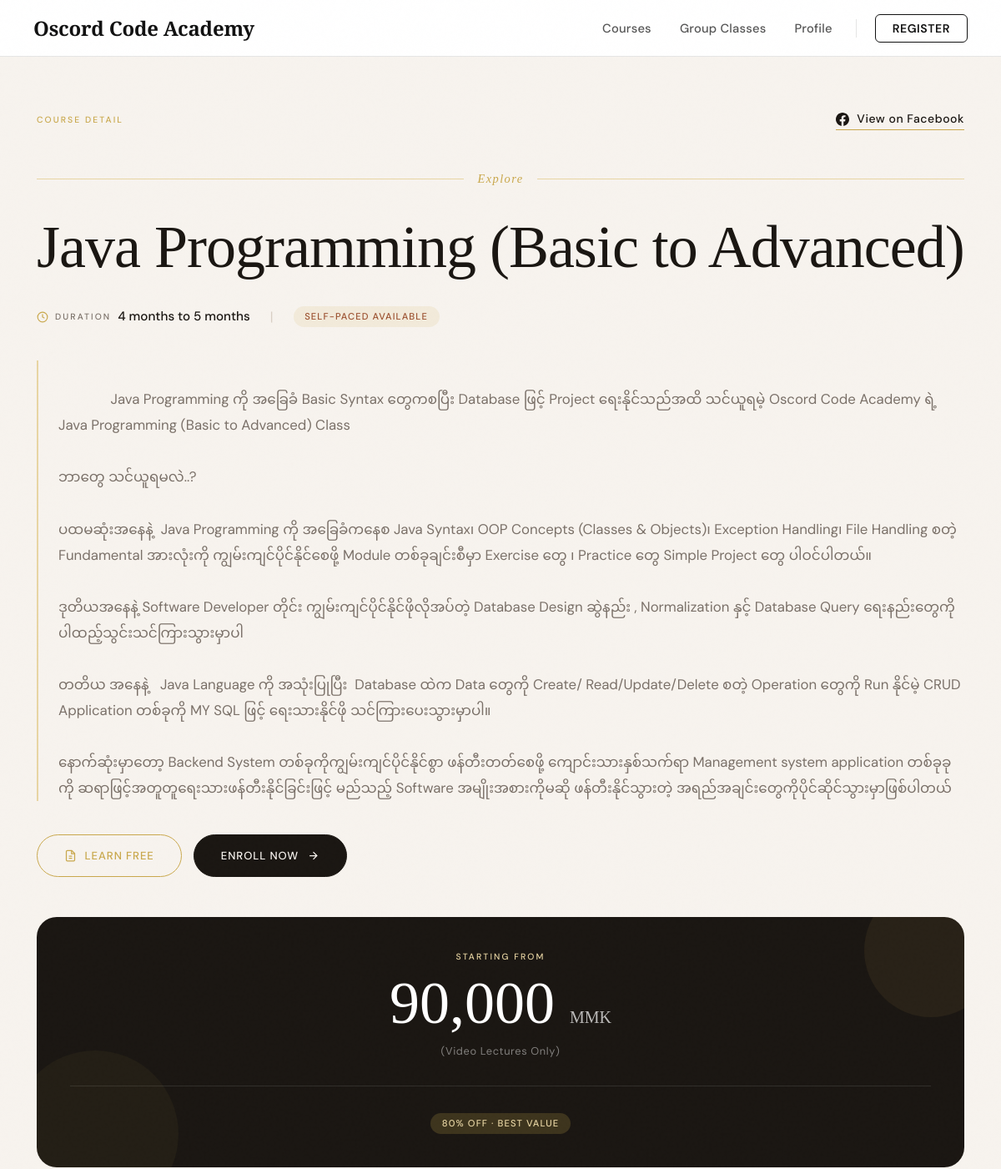
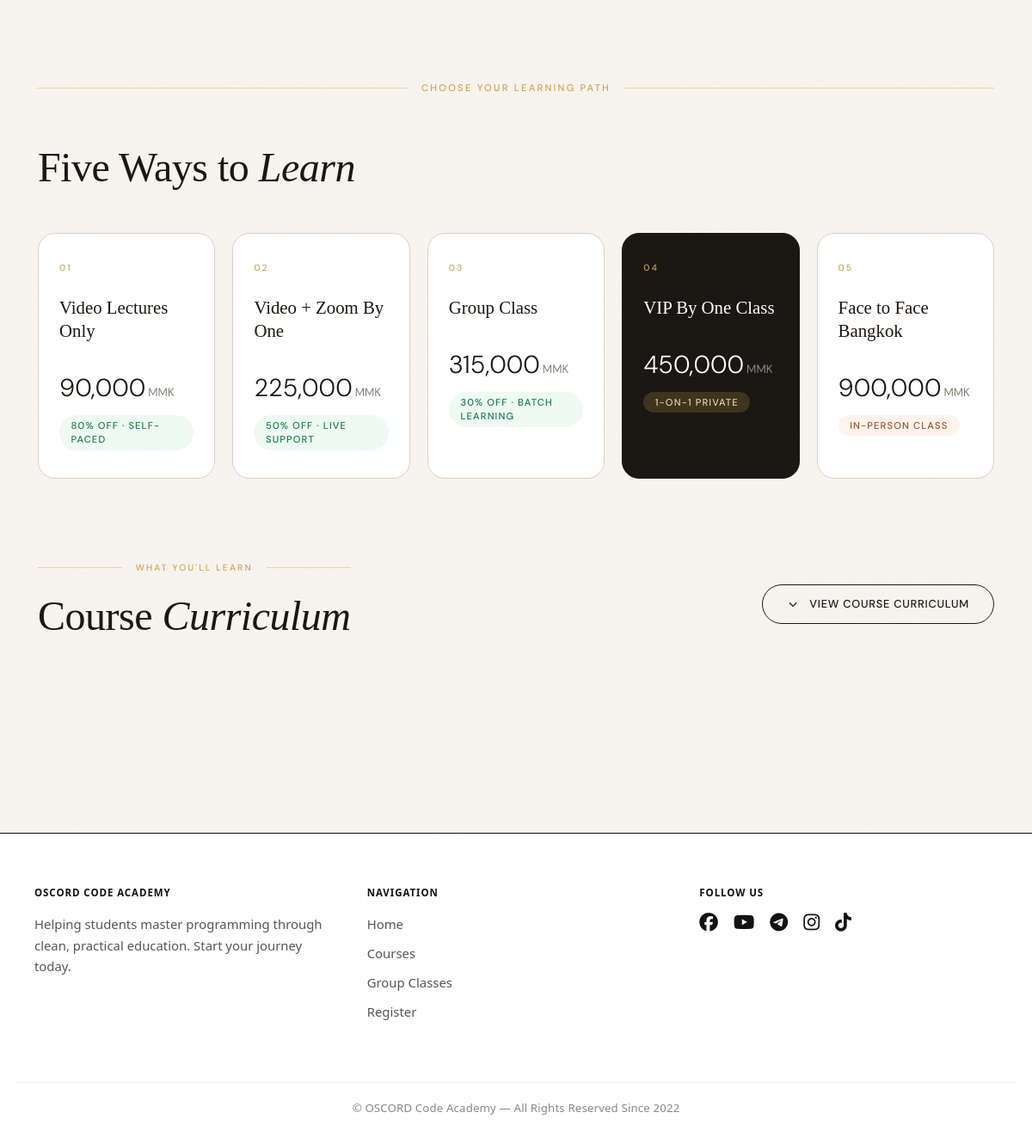
Screenshot of /specificCourse.php?courseID=27 with the database file from the repository (2 pictures, top to bottom).
### tables this page shows
CREATE TABLE `course` (
  `id` int(11) NOT NULL,
  `name` varchar(100) NOT NULL,
  `fee` double NOT NULL,
  `period` varchar(100) NOT NULL,
  `fbLink` varchar(500) NOT NULL,
  `description` longtext NOT NULL,
  `sort` int(11) NOT NULL,
  `photoID` int(11) DEFAULT NULL
);

### specificCourse.php (the view, shortened to what this page needs)
<?php
include './nav.php';
$courseID = isset($_GET['courseID']) ? (int)$_GET['courseID'] : 0;
$course = null;
$isLoggedIn   = isset($_SESSION['accountID']);
$isEnrolled   = false;
$isApproved   = false;
if ($courseID > 0) {
    $conn = $GLOBALS['conn'] ?? null;
    if ($conn) {
        $res = mysqli_query($conn, "SELECT * FROM course WHERE id = $courseID LIMIT 1");
        if ($res && mysqli_num_rows($res) > 0) {
            $course = mysqli_fetch_assoc($res);
        }
    }
}
?>
<script src="https://cdn.tailwindcss.com"></script>
<div style="background:var(--cream); min-height:100vh; padding-bottom: 6rem;">
  <div style="max-width: 1160px; margin: 0 auto; padding: 4rem 1.5rem 0;">
    <?php if ($course): ?>
      <div class="fade-up">
        <div style="display:flex; align-items:center; justify-content:space-between; flex-wrap:wrap; gap:1rem; margin-bottom:3rem;">
          <span class="section-label">Course Detail</span>
          <?php if (!empty($course['fbLink'])): ?>
          <a href="<?= htmlspecialchars($course['fbLink']) ?>" target="_blank" class="fb-link">
            View on Facebook
          </a>
          <?php endif; ?>
        </div>
        <div style="display:grid; grid-template-columns:1fr; gap:3rem; align-items:start;">
          <div>
            <div class="ornament" style="margin-bottom:2rem;">
              <span class="font-display" style="font-size:0.9rem; letter-spacing:0.1em; color:var(--gold); font-style:italic;">Explore</span>
            </div>
            <h1 class="font-display" style="font-size:clamp(2.8rem,6vw,5rem); font-weight:300; line-height:1.08; letter-spacing:-1px; color:var(--ink); margin:0 0 2rem;">
              <?= htmlspecialchars($course['name']) ?>
            </h1>
            <div style="display:flex; align-items:center; gap:1.5rem; margin-bottom:2.5rem; flex-wrap:wrap;">
              <div style="display:flex; align-items:center; gap:0.5rem;">
                <svg width="14" height="14" viewBox="0 0 24 24" fill="none" stroke="var(--gold)" stroke-width="2"><circle cx="12" cy="12" r="10"/><path d="M12 6v6l4 2"/></svg>
                <span class="section-label" style="color:var(--muted);">Duration</span>
                <span style="font-size:0.95rem; font-weight:500; color:var(--ink);"><?= htmlspecialchars($course['period']) ?></span>
              </div>
              <span style="color:var(--border);">|</span>
              <span class="pill" style="background:rgba(201,168,76,0.12); color:var(--rust);">Self-paced Available</span>
            </div>
            <div class="fade-up-2" style="font-size:1.05rem; line-height:1.85; color:var(--muted); max-width:none; white-space:pre-wrap; word-break:break-word; overflow:visible; border-left:2px solid var(--gold-light); padding-left:1.5rem;">
              <?= nl2br(htmlspecialchars($course['description'])) ?>
            </div>
            <div class="cta-group fade-up-3">
              <a href="moduleFree.php?courseID=<?= $courseID ?>" class="btn-base btn-free">
                <svg width="15" height="15" viewBox="0 0 24 24" fill="none" stroke="currentColor" stroke-width="2">
                  <path d="M14.5 2H6a2 2 0 0 0-2 2v16a2 2 0 0 0 2 2h12a2 2 0 0 0 2-2V7.5L14.5 2z"/>
                  <polyline points="14 2 14 8 20 8"/>
                  <line x1="9" y1="13" x2="15" y2="13"/>
                  <line x1="9" y1="17" x2="15" y2="17"/>
                </svg>
                Learn Free
              </a>
              <?php if ($isApproved): ?>
                <a href="moduleNotFree.php?courseID=<?= $courseID ?>" class="btn-base btn-continue">
                  <svg width="15" height="15" viewBox="0 0 24 24" fill="none" stroke="currentColor" stroke-width="2">
                    <polygon points="5 3 19 12 5 21 5 3"/>
                  </svg>
                  Continue Learning
                </a>
              <?php else: ?>
                <?php if ($isLoggedIn): ?>
                  <a href="enrollCourse.php?courseID=<?= $courseID ?>" class="btn-base btn-enroll">
                    Enroll Now
                    <svg width="15" height="15" viewBox="0 0 24 24" fill="none" stroke="currentColor" stroke-width="2">
                      <path d="M5 12h14M12 5l7 7-7 7"/>
                    </svg>
                  </a>
                <?php else: ?>
                  <button class="btn-base btn-enroll" onclick="showModal()">
                    Enroll Now
                    <svg width="15" height="15" viewBox="0 0 24 24" fill="none" stroke="currentColor" stroke-width="2">
                      <path d="M5 12h14M12 5l7 7-7 7"/>
                    </svg>
                  </button>
                <?php endif; ?>
              <?php endif; ?>
            </div>
          </div>
          <div class="price-sticky fade-up-3">
            <div style="background:var(--ink); border-radius:24px; padding:2.5rem; color:#fff; text-align:center; position:relative; overflow:hidden;">
              <div style="position:absolute;top:-40px;right:-40px;width:160px;height:160px;border-radius:50%;background:rgba(201,168,76,0.08);"></div>
              <div style="position:absolute;bottom:-60px;left:-30px;width:200px;height:200px;border-radius:50%;background:rgba(201,168,76,0.05);"></div>
              <p class="section-label" style="color:var(--gold-light); margin-bottom:0.75rem;">Starting From</p>
              <p class="font-display" style="font-size:clamp(3rem,7vw,4.5rem); font-weight:300; line-height:1; margin:0; color:#fff;">
                <?= number_format($course['fee'] * 0.2) ?>
                <span style="font-size:1.25rem; opacity:0.7;"> MMK</span>
              </p>
              <p style="font-size:0.8rem; color:rgba(255,255,255,0.45); margin-top:0.75rem; letter-spacing:0.05em;">(Video Lectures Only)</p>
              <div style="margin-top:2rem; padding-top:2rem; border-top:1px solid rgba(255,255,255,0.1);">
                <span class="pill" style="background:rgba(201,168,76,0.2); color:var(--gold-light);">80% OFF · Best Value</span>
              </div>
            </div>
          </div>
        </div>
      </div>
      <div class="fade-up-3" style="margin-top:6rem;">
        <div class="ornament" style="margin-bottom:3rem;">
          <span class="section-label" style="font-size:0.7rem;">Choose Your Learning Path</span>
        </div>
        <h2 class="font-display" style="font-size:clamp(2rem,4vw,3rem); font-weight:300; letter-spacing:-0.5px; margin:0 0 2.5rem; color:var(--ink);">
          Five Ways to <em>Learn</em>
        </h2>
        <div style="display:grid; grid-template-columns:repeat(auto-fill, minmax(200px, 1fr)); gap:1.25rem;">
          <div class="path-card">
            <p class="section-label" style="margin-bottom:1.5rem;">01</p>
            <h3 style="font-family:'Cormorant Garamond',serif; font-size:1.3rem; font-weight:400; line-height:1.3; margin:0 0 2rem; color:var(--ink);">Video Lectures Only</h3>
            <p style="font-size:1.8rem; font-weight:300; color:var(--ink); margin:0;"><?= number_format($course['fee'] * 0.2) ?><span style="font-size:0.85rem; margin-left:3px; color:var(--muted);">MMK</span></p>
            <span class="pill" style="margin-top:0.6rem; background:#EEFAF3; color:#1A7A46;">80% OFF · Self-paced</span>
          </div>
          <div class="path-card">
            <p class="section-label" style="margin-bottom:1.5rem;">02</p>
            <h3 style="font-family:'Cormorant Garamond',serif; font-size:1.3rem; font-weight:400; line-height:1.3; margin:0 0 2rem; color:var(--ink);">Video + Zoom By One</h3>
            <p style="font-size:1.8rem; font-weight:300; color:var(--ink); margin:0;"><?= number_format($course['fee'] * 0.5) ?><span style="font-size:0.85rem; margin-left:3px; color:var(--muted);">MMK</span></p>
            <span class="pill" style="margin-top:0.6rem; background:#EEFAF3; color:#1A7A46;">50% OFF · Live support</span>
          </div>
          <div class="path-card">
            <p class="section-label" style="margin-bottom:1.5rem;">03</p>
            <h3 style="font-family:'Cormorant Garamond',serif; font-size:1.3rem; font-weight:400; line-height:1.3; margin:0 0 2rem; color:var(--ink);">Group Class</h3>
            <p style="font-size:1.8rem; font-weight:300; color:var(--ink); margin:0;"><?= number_format($course['fee'] * 0.7) ?><span style="font-size:0.85rem; margin-left:3px; color:var(--muted);">MMK</span></p>
            <span class="pill" style="margin-top:0.6rem; background:#EEFAF3; color:#1A7A46;">30% OFF · Batch learning</span>
          </div>
          <div class="path-card featured">
            <p class="section-label" style="margin-bottom:1.5rem; color:var(--gold);">04</p>
            <h3 style="font-family:'Cormorant Garamond',serif; font-size:1.3rem; font-weight:400; line-height:1.3; margin:0 0 2rem; color:#fff;">VIP By One Class</h3>
            <p style="font-size:1.8rem; font-weight:300; color:#fff; margin:0;"><?= number_format($course['fee']) ?><span style="font-size:0.85rem; margin-left:3px; color:rgba(255,255,255,0.55);">MMK</span></p>
            <span class="pill" style="margin-top:0.6rem; background:rgba(201,168,76,0.2); color:var(--gold-light);">1-on-1 private</span>
          </div>
          <div class="path-card">
            <p class="section-label" style="margin-bottom:1.5rem;">05</p>
            <h3 style="font-family:'Cormorant Garamond',serif; font-size:1.3rem; font-weight:400; line-height:1.3; margin:0 0 2rem; color:var(--ink);">Face to Face Bangkok</h3>
            <p style="font-size:1.8rem; font-weight:300; color:var(--ink); margin:0;"><?= number_format($course['fee'] * 2) ?><span style="font-size:0.85rem; margin-left:3px; color:var(--muted);">MMK</span></p>
            <span class="pill" style="margin-top:0.6rem; background:#FFF4ED; color:var(--rust);">In-person class</span>
          </div>
        </div>
      </div>
      <div class="fade-up-4" style="margin-top:6rem;">
        <div style="display:flex; align-items:center; justify-content:space-between; flex-wrap:wrap; gap:1.5rem; margin-bottom:2.5rem;">
          <div>
            <div class="ornament" style="justify-content:flex-start; margin-bottom:0.75rem;">
              <span class="section-label">What You'll Learn</span>
            </div>
            <h2 class="font-display" style="font-size:clamp(2rem,4vw,3rem); font-weight:300; letter-spacing:-0.5px; margin:0; color:var(--ink);">
              Course <em>Curriculum</em>
            </h2>
          </div>
          <button onclick="toggleCurriculum()" id="curriculum-btn">
            <svg id="curriculum-icon" width="14" height="14" viewBox="0 0 24 24" fill="none" stroke="currentColor" stroke-width="2"><path d="M19 9l-7 7-7-7"/></svg>
            <span id="curriculum-label">View Course Curriculum</span>
          </button>
        </div>
      </div>
    <?php endif; ?>
  </div>
</div>
<?php include 'footer.php'; ?>

### specificCourse.php (style rules this page uses)
.font-display { font-family: 'Cormorant Garamond', serif; }
.fade-up { animation: fadeUp 0.8s cubic-bezier(0.22,1,0.36,1) both; }
.fade-up-2 { animation: fadeUp 0.8s 0.15s cubic-bezier(0.22,1,0.36,1) both; }
.fade-up-3 { animation: fadeUp 0.8s 0.3s cubic-bezier(0.22,1,0.36,1) both; }
.fade-up-4 { animation: fadeUp 0.8s 0.45s cubic-bezier(0.22,1,0.36,1) both; }
.btn-base { display: inline-flex; align-items: center; justify-content: center; gap: 0.6rem; padding: 0.9rem 2rem; border-radius: 999px; font-size: 0.82rem; font-weight: 500; letter-spacing: 0.07em; text-transform: uppercase; text-decoration: none; cursor: pointer; border: none; font-family: 'DM Sans', sans-serif; transition: all 0.28s cubic-bezier(0.22,1,0.36,1); }
.btn-free { background: transparent; color: var(--gold); border: 1.5px solid var(--gold); }
.btn-free svg { transition: transform 0.25s; }
.btn-enroll { background: var(--ink); color: var(--cream); border: 1.5px solid var(--ink); }
.btn-enroll svg { transition: transform 0.25s; }
.cta-group { display: flex; align-items: center; gap: 0.875rem; flex-wrap: wrap; margin-top: 2.5rem; }
.path-card { background: #fff; border: 1px solid var(--border); border-radius: 20px; padding: 2rem 1.5rem; transition: all 0.35s cubic-bezier(0.22,1,0.36,1); position: relative; overflow: hidden; }
.path-card::before { content: ''; position: absolute; inset: 0; background: linear-gradient(135deg, transparent 60%, rgba(201,168,76,0.06) 100%); opacity: 0; transition: opacity 0.35s; }
.path-card.featured { background: var(--ink); border-color: var(--ink); color: #fff; }
.ornament { display: flex; align-items: center; gap: 1rem; color: var(--gold); }
.ornament::before, .ornament::after { content: ''; flex: 1; height: 1px; background: var(--gold-light); }
.pill { display: inline-block; padding: 0.25rem 0.85rem; border-radius: 999px; font-size: 0.7rem; letter-spacing: 0.1em; text-transform: uppercase; font-weight: 500; }
.price-sticky { position: sticky; top: 2rem; }
.fb-link { display: inline-flex; align-items: center; gap: 0.6rem; color: var(--ink); font-size: 0.875rem; font-weight: 500; letter-spacing: 0.04em; text-decoration: none; border-bottom: 1px solid var(--gold); padding-bottom: 2px; transition: color 0.2s, border-color 0.2s; }
.section-label { font-family: 'DM Sans', sans-serif; font-size: 0.65rem; letter-spacing: 0.2em; text-transform: uppercase; color: var(--gold); font-weight: 500; }
#curriculum-btn { display: inline-flex; align-items: center; gap: 0.75rem; padding: 0.75rem 1.75rem; border: 1px solid var(--ink); border-radius: 999px; font-size: 0.8rem; font-weight: 500; letter-spacing: 0.06em; text-transform: uppercase; background: transparent; color: var(--ink); cursor: pointer; font-family: 'DM Sans', sans-serif; transition: background 0.25s, color 0.25s; }

### rows the page displays
course: name "Java Programming (Basic to Advanced)", period "4 months to 5 months", description "Java Programming ကို အခြေခံ Basic Syntax တွေကစပြီး Database ဖြင့် Project ရေးနိုင်သည်အထိ သင်ယူရမဲ့ Oscord Code Academy ရဲ့ Java Programming (Basic to Advanced) Class ဘာတွေ သင်ယူရမလဲ..? ပထမဆုံးအနေနဲ့ Java Programming ကို အခြေခံကနေစ Java Syntax၊ OOP Concepts (Classes & Objects)၊ Exception Handling၊ File Handling စတဲ့ Fundamental အားလုံးကို ကျွမ်းကျင်ပိုင်နိုင်စေဖို့ Module တစ်ခုချင်းစီမှာ Exercise တွေ ၊ Practice တွေ Simple Project တွေ ပါဝင်ပါတယ်။ ဒုတိယအနေနဲ့ Software Developer တိုင်း ကျွမ်းကျင်ပိုင်နိုင်ဖိုလိုအပ်တဲ့ Database Design ဆွဲနည်း , Normalization နှင့် Database Query ရေးနည်းတွေကိုပါထည့်သွင်းသင်ကြားသွားမှာပါ တတိယ အနေနဲ့ Java Language ကို အသုံးပြုပြီး Database ထဲက Data တွေကို Create/…", $course['fee']*0.2 "90,000", $course['fee']*0.5 "225,000", $course['fee']*0.7 "315,000", fee "450,000", $course['fee']*2 "900,000"
